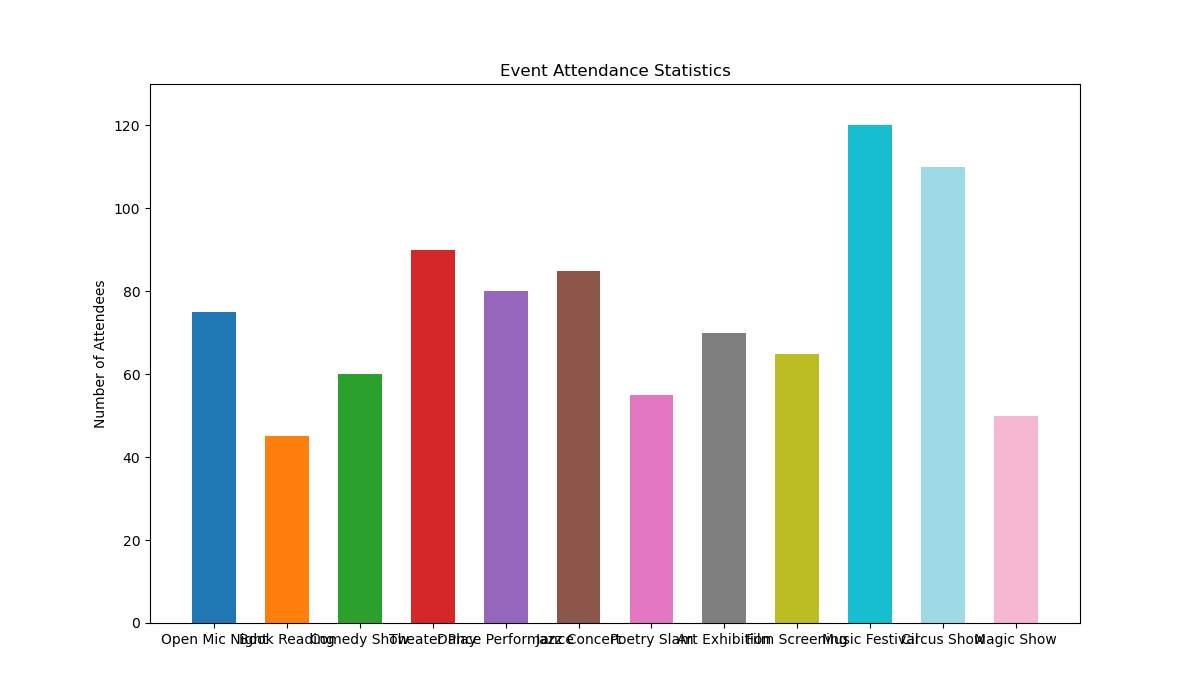

The script that drew this image:

import matplotlib.pyplot as plt

# Data
events = [
    'Open Mic Night', 'Book Reading', 'Comedy Show', 'Theater Play', 
    'Dance Performance', 'Jazz Concert', 'Poetry Slam', 'Art Exhibition', 
    'Film Screening', 'Music Festival', 'Circus Show', 'Magic Show'
]
attendees = [75, 45, 60, 90, 80, 85, 55, 70, 65, 120, 110, 50]

# Plotting the bar chart
plt.figure(figsize=(12, 7))
plt.bar(events, attendees, width=0.6, color=[
    '#1f77b4', '#ff7f0e', '#2ca02c', '#d62728', 
    '#9467bd', '#8c564b', '#e377c2', '#7f7f7f', 
    '#bcbd22', '#17becf', '#9edae5', '#f7b6d2'
])

# Customizing the plot
plt.ylabel('Number of Attendees')
plt.title('Event Attendance Statistics')
plt.ylim(0, 130)

# Show the plot
plt.show()
